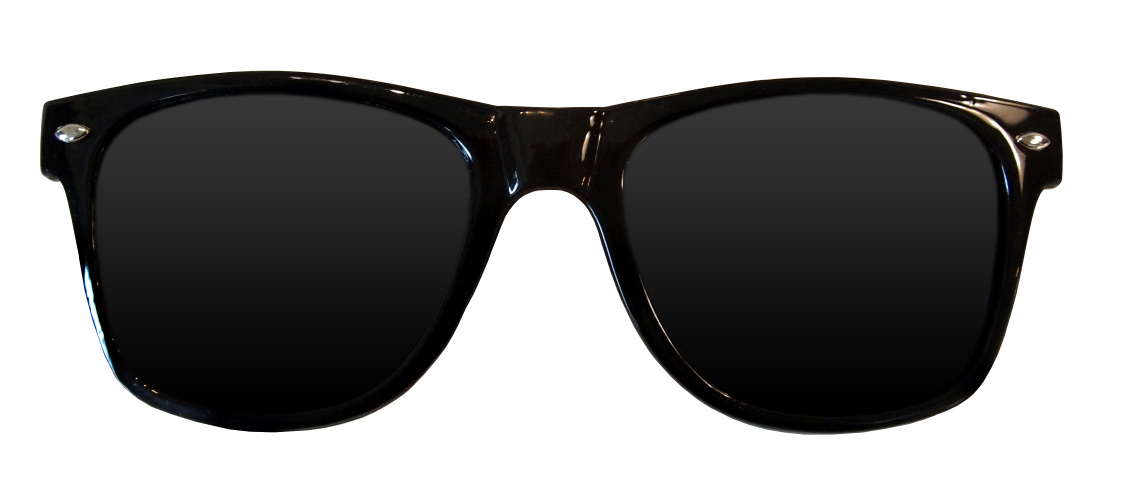
#> input picture 027 Instagram Filter/glasses.png, 3381 x 1494 px, given in place of the camera (shown at 1/3 size)
$ python 003_scaleAndStack.py
#> lines starting #> are read from the running program, lines starting #| are printed output that depends on the picture; after the words box and inside, x2 and y2 are one past the last pixel; in counts of white or black regions, pixels touching at a corner belong together
'''
Created by LynxDigital
Please give credits for the code if used ^.^

YouTube: https://www.youtube.com/channel/UCJ7GIy9ArKLwxcLqw0j4e6w
Telegram: t.me/nikileeyyxx
______________________________
'''

import cv2
capture = cv2.VideoCapture(0)
#capture = cv2.VideoCapture("Road Clips/001.mp4")

while True:
    isSuccessful, frame = capture.read()
#> frame is the input picture: shape (1494, 3381, 3); mean B, G, R 141.9, 142.2, 142.4
    grayFrame = cv2.cvtColor(frame, cv2.COLOR_BGR2GRAY)
    cannyFrame = cv2.Canny(frame, 50, 200)
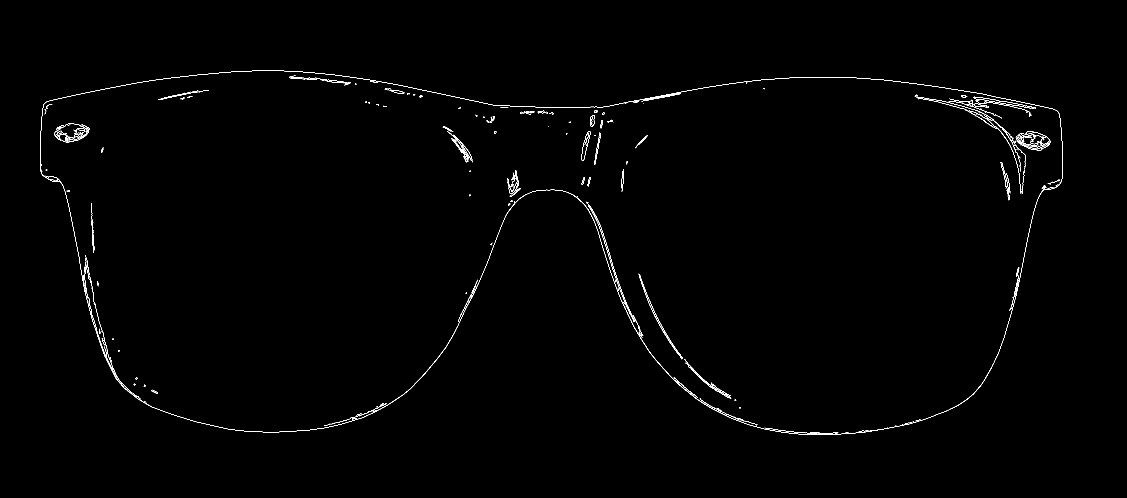
#> cannyFrame: shape (1494, 3381) (shown at 1/3 size); 0.47% white in thin lines or dots, all inside (x1, y1, x2, y2) = (120, 212, 3189, 1305)
    cannyFrameTwo = cv2.Canny(grayFrame, 100, 200)
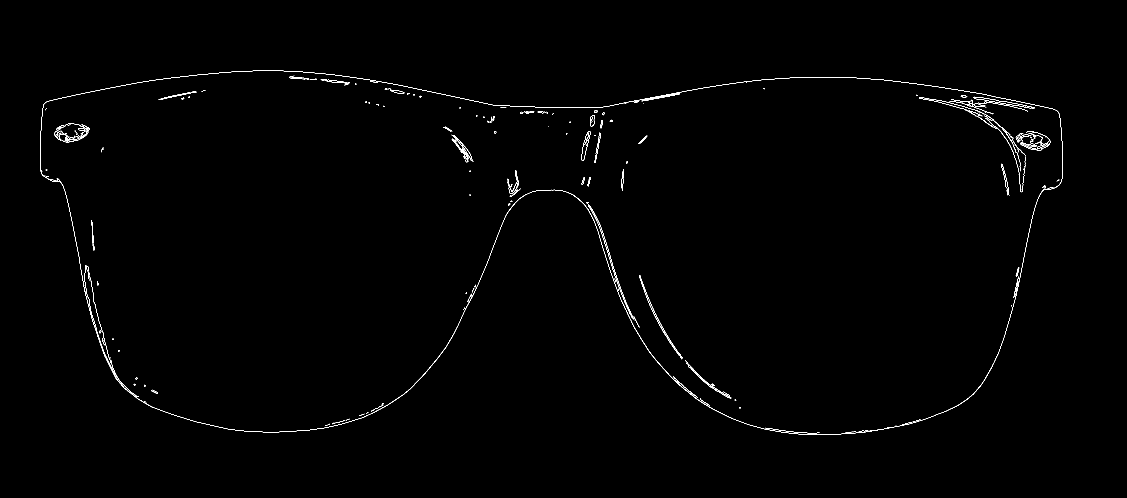
#> cannyFrameTwo: shape (1494, 3381) (shown at 1/3 size); 0.42% white in thin lines or dots, all inside (x1, y1, x2, y2) = (120, 212, 3189, 1305)
    cannyFrameThree = cv2.Canny(grayFrame, 150, 200)
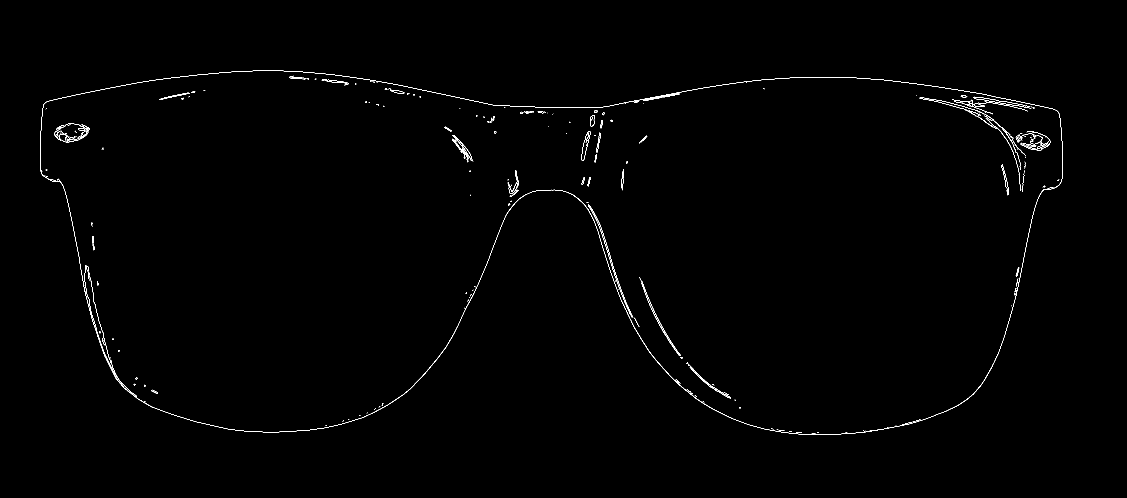
#> cannyFrameThree: shape (1494, 3381) (shown at 1/3 size); 0.39% white in thin lines or dots, all inside (x1, y1, x2, y2) = (120, 212, 3189, 1305)

    mergeFrame = cv2.hconcat([
        cv2.vconcat([cannyFrame, cannyFrameThree]),
        cv2.vconcat([cannyFrame, grayFrame])
        ])
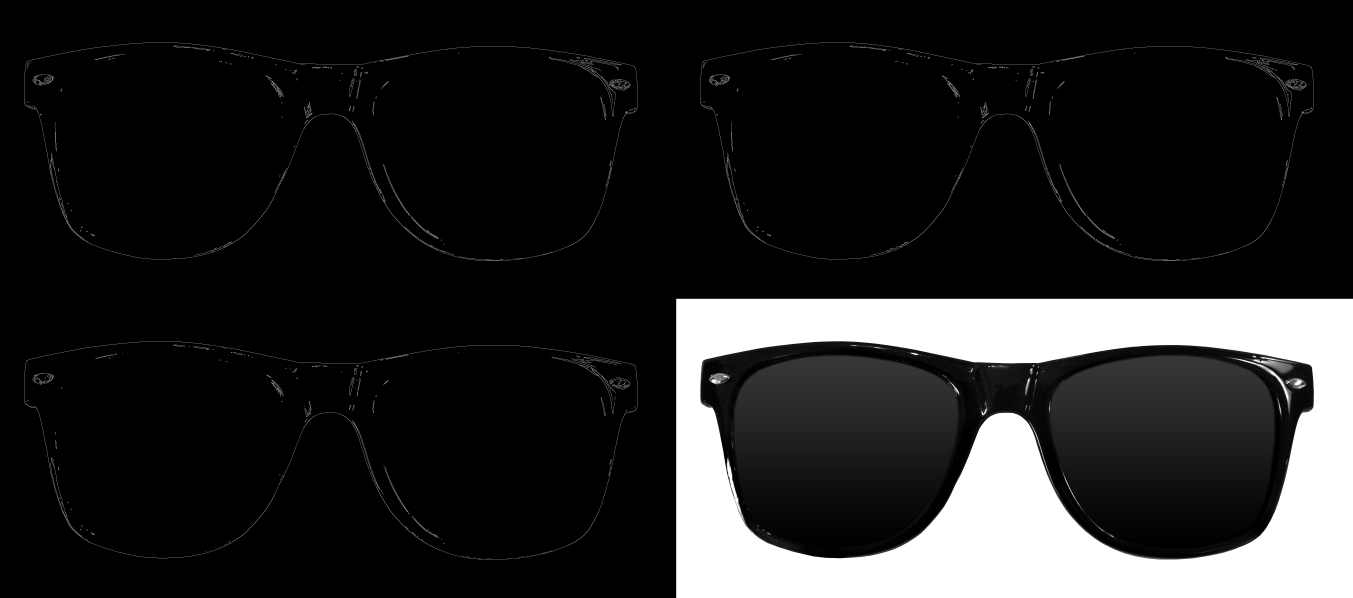
#> mergeFrame: shape (2988, 6762) (shown at 1/5 size); min 0, max 255, mean 36.4

    percentScale = 0.2
    widthFrame = int(mergeFrame.shape[1] * percentScale)
#> widthFrame = 1352
    heightFrame = int(mergeFrame.shape[0] * percentScale)
#> heightFrame = 597
    dimensionFrame = (widthFrame, heightFrame)
#> dimensionFrame = (1352, 597)
    scaledFrame = cv2.resize(mergeFrame, dimensionFrame, interpolation =cv2.INTER_AREA)
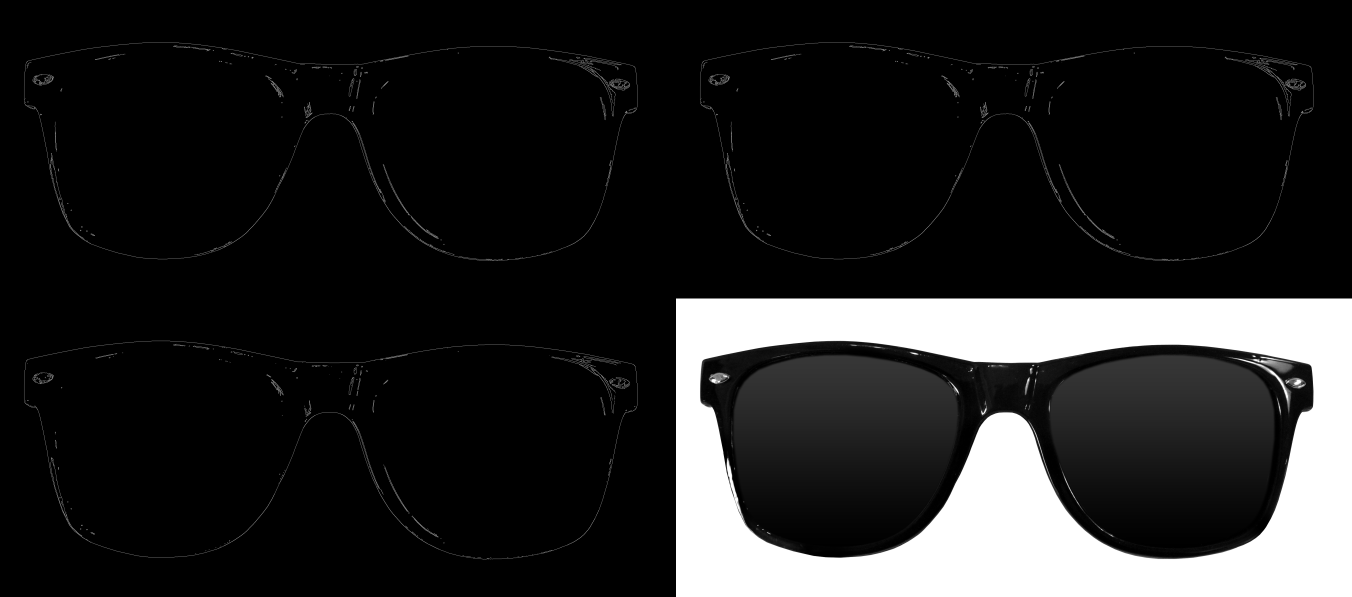
#> scaledFrame: shape (597, 1352); min 0, max 255, mean 36.4

    if isSuccessful:
        cv2.imshow("Canny Frame (Color)", scaledFrame)
        #cv2.imshow("Canny Frame (Grayscale)", grayFrame)

    else:
        break

    if cv2.waitKey(60) == ord('q'):
#> (key q is pressed here)
        break

capture.release()
cv2.destroyAllWindows()

$ run again, on 027 Instagram Filter/hat.png
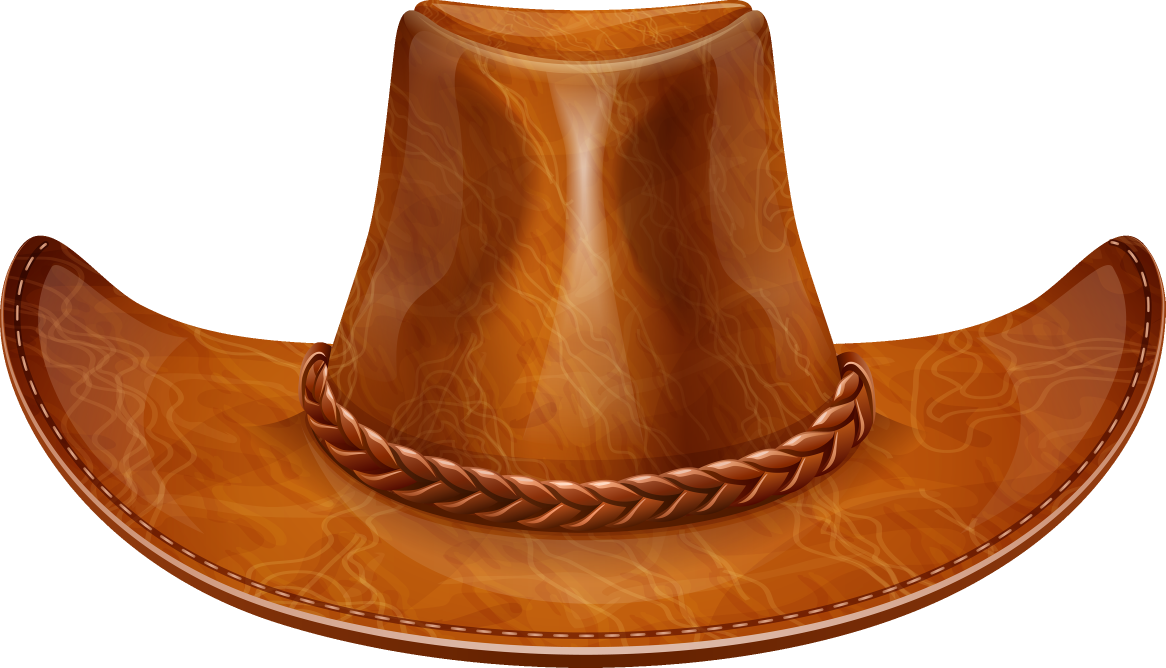
#> input picture 027 Instagram Filter/hat.png, 3497 x 2004 px, given in place of the camera (shown at 1/3 size)
#> frame is the input picture: shape (2004, 3497, 3); mean B, G, R 116.9, 148.4, 198
#> `cannyFrame = cv2.Canny(frame, 50, 200)`:
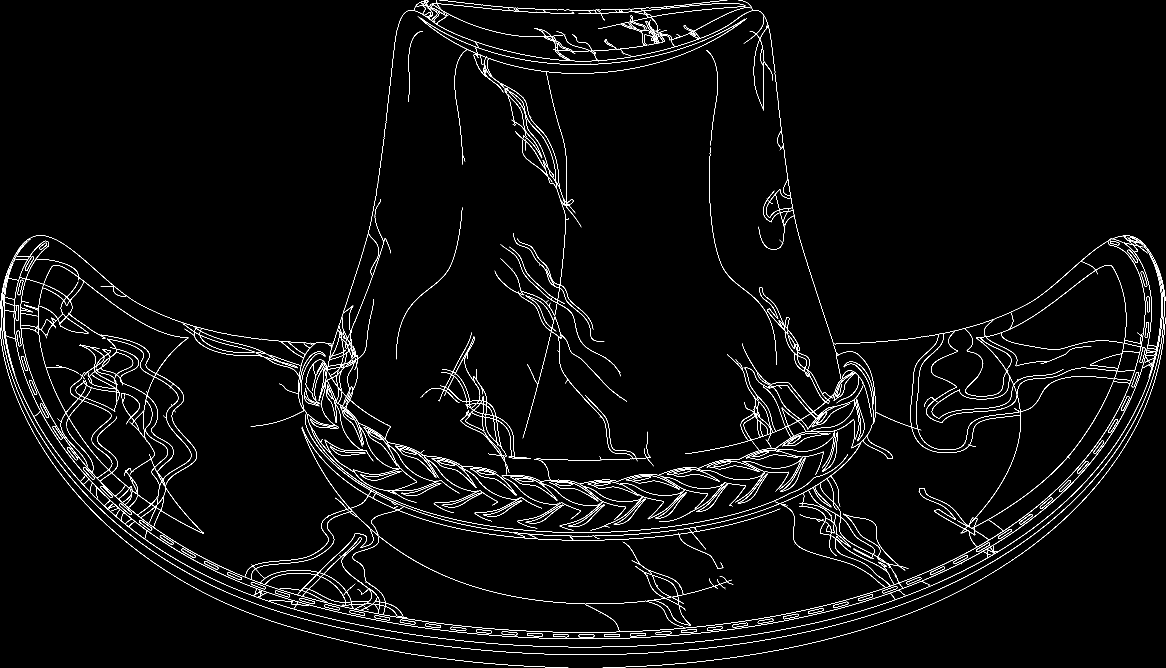
#> cannyFrame: shape (2004, 3497) (shown at 1/3 size); 2.1% white in thin lines or dots
#> cannyFrameTwo: shape (2004, 3497); 0.97% white in thin lines or dots
#> cannyFrameThree: shape (2004, 3497); 0.86% white in thin lines or dots
#> `mergeFrame = cv2.hconcat([ cv2.vconcat([cannyFrame, cannyFrameThree]),..`:
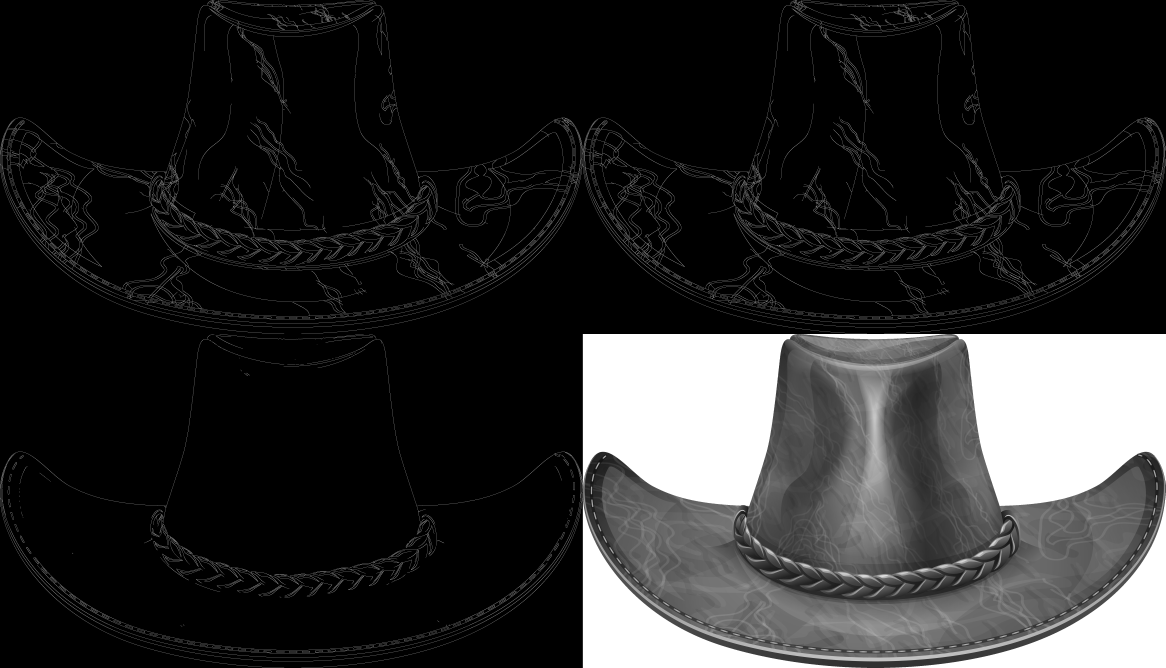
#> mergeFrame: shape (4008, 6994) (shown at 1/6 size); min 0, max 255, mean 43.1
